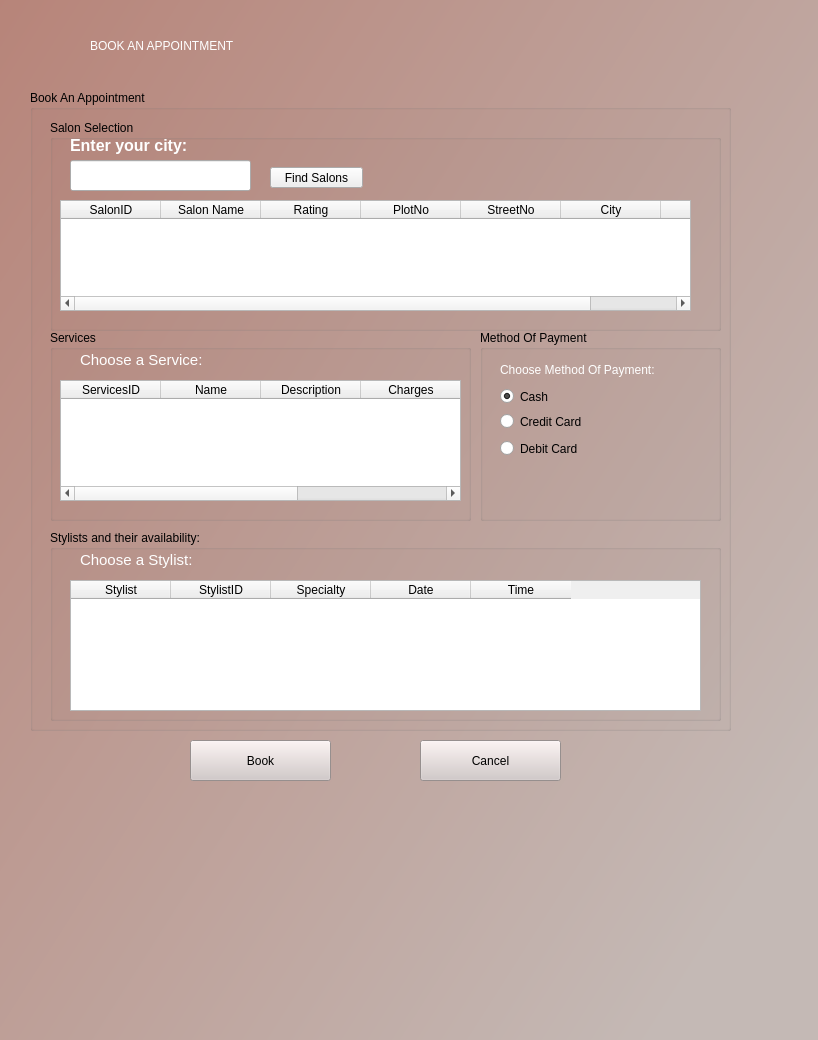
<?xml version="1.0" encoding="UTF-8"?>
<ui version="4.0">
 <class>Form</class>
 <widget class="QWidget" name="Form">
  <property name="geometry">
   <rect>
    <x>0</x>
    <y>0</y>
    <width>818</width>
    <height>1040</height>
   </rect>
  </property>
  <property name="windowTitle">
   <string>Form</string>
  </property>
  <widget class="QLabel" name="label">
   <property name="geometry">
    <rect>
     <x>0</x>
     <y>-10</y>
     <width>821</width>
     <height>1061</height>
    </rect>
   </property>
   <property name="styleSheet">
    <string notr="true">background-color: qlineargradient(spread:pad, x1:0, y1:0, x2:0.96, y2:0.789773, stop:0 rgba(183, 132, 121, 255), stop:1 rgba(196, 185, 181, 255));</string>
   </property>
   <property name="text">
    <string/>
   </property>
  </widget>
  <widget class="QLabel" name="label_2">
   <property name="geometry">
    <rect>
     <x>90</x>
     <y>0</y>
     <width>641</width>
     <height>91</height>
    </rect>
   </property>
   <property name="styleSheet">
    <string notr="true">font: 63 48pt &quot;Bahnschrift SemiBold Condensed&quot;;color:rgb(255, 255, 255)</string>
   </property>
   <property name="text">
    <string>BOOK AN APPOINTMENT</string>
   </property>
  </widget>
  <widget class="QGroupBox" name="groupBox">
   <property name="geometry">
    <rect>
     <x>30</x>
     <y>90</y>
     <width>701</width>
     <height>641</height>
    </rect>
   </property>
   <property name="title">
    <string>Book An Appointment</string>
   </property>
   <widget class="QGroupBox" name="groupBox_2">
    <property name="geometry">
     <rect>
      <x>20</x>
      <y>30</y>
      <width>671</width>
      <height>211</height>
     </rect>
    </property>
    <property name="title">
     <string>Salon Selection</string>
    </property>
    <widget class="QLabel" name="label_6">
     <property name="geometry">
      <rect>
       <x>20</x>
       <y>10</y>
       <width>241</width>
       <height>31</height>
      </rect>
     </property>
     <property name="styleSheet">
      <string notr="true">font: 14pt &quot;Nirmala UI Semilight&quot;;
color:rgb(255, 255, 255)</string>
     </property>
     <property name="text">
      <string>&lt;html&gt;&lt;head/&gt;&lt;body&gt;&lt;p&gt;&lt;span style=&quot; font-size:12pt; font-weight:600;&quot;&gt;Enter your city:&lt;/span&gt;&lt;/p&gt;&lt;/body&gt;&lt;/html&gt;</string>
     </property>
    </widget>
    <widget class="QTableWidget" name="salonList">
     <property name="geometry">
      <rect>
       <x>10</x>
       <y>80</y>
       <width>631</width>
       <height>111</height>
      </rect>
     </property>
     <column>
      <property name="text">
       <string>SalonID</string>
      </property>
     </column>
     <column>
      <property name="text">
       <string>Salon Name</string>
      </property>
     </column>
     <column>
      <property name="text">
       <string>Rating</string>
      </property>
     </column>
     <column>
      <property name="text">
       <string>PlotNo</string>
      </property>
     </column>
     <column>
      <property name="text">
       <string>StreetNo</string>
      </property>
     </column>
     <column>
      <property name="text">
       <string>City</string>
      </property>
     </column>
     <column>
      <property name="text">
       <string/>
      </property>
     </column>
    </widget>
    <widget class="QLabel" name="label_4">
     <property name="enabled">
      <bool>true</bool>
     </property>
     <property name="geometry">
      <rect>
       <x>-60</x>
       <y>200</y>
       <width>721</width>
       <height>81</height>
      </rect>
     </property>
     <property name="styleSheet">
      <string notr="true">font: 25 12pt &quot;Yu Gothic UI Light&quot;;
color:rgb(255, 255, 255)
</string>
     </property>
     <property name="text">
      <string>&lt;html&gt;&lt;head/&gt;&lt;body&gt;&lt;p&gt;&lt;span style=&quot; font-size:10pt;&quot;&gt;(To cancel an appointment an appointment, Click on your booking and Cancel Appointment)&lt;/span&gt;&lt;/p&gt;&lt;/body&gt;&lt;/html&gt;</string>
     </property>
    </widget>
    <widget class="QLineEdit" name="city">
     <property name="geometry">
      <rect>
       <x>20</x>
       <y>40</y>
       <width>181</width>
       <height>31</height>
      </rect>
     </property>
    </widget>
    <widget class="QPushButton" name="findSalons">
     <property name="geometry">
      <rect>
       <x>220</x>
       <y>47</y>
       <width>93</width>
       <height>21</height>
      </rect>
     </property>
     <property name="text">
      <string>Find Salons</string>
     </property>
    </widget>
   </widget>
   <widget class="QGroupBox" name="groupBox_4">
    <property name="geometry">
     <rect>
      <x>20</x>
      <y>240</y>
      <width>421</width>
      <height>191</height>
     </rect>
    </property>
    <property name="title">
     <string>Services</string>
    </property>
    <widget class="QLabel" name="label_11">
     <property name="geometry">
      <rect>
       <x>30</x>
       <y>20</y>
       <width>241</width>
       <height>21</height>
      </rect>
     </property>
     <property name="styleSheet">
      <string notr="true">font: 14pt &quot;Nirmala UI Semilight&quot;;
color:rgb(255, 255, 255)</string>
     </property>
     <property name="text">
      <string>&lt;html&gt;&lt;head/&gt;&lt;body&gt;&lt;p&gt;&lt;span style=&quot; font-size:11pt;&quot;&gt;Choose a Service:&lt;/span&gt;&lt;/p&gt;&lt;/body&gt;&lt;/html&gt;</string>
     </property>
    </widget>
    <widget class="QTableWidget" name="serviceList">
     <property name="geometry">
      <rect>
       <x>10</x>
       <y>50</y>
       <width>401</width>
       <height>121</height>
      </rect>
     </property>
     <column>
      <property name="text">
       <string>ServicesID</string>
      </property>
     </column>
     <column>
      <property name="text">
       <string>Name</string>
      </property>
     </column>
     <column>
      <property name="text">
       <string>Description</string>
      </property>
     </column>
     <column>
      <property name="text">
       <string>Charges</string>
      </property>
     </column>
     <column>
      <property name="text">
       <string>Duration</string>
      </property>
     </column>
    </widget>
   </widget>
   <widget class="QGroupBox" name="groupBox_6">
    <property name="geometry">
     <rect>
      <x>450</x>
      <y>240</y>
      <width>241</width>
      <height>191</height>
     </rect>
    </property>
    <property name="title">
     <string>Method Of Payment</string>
    </property>
    <widget class="QLabel" name="label_3">
     <property name="geometry">
      <rect>
       <x>20</x>
       <y>30</y>
       <width>201</width>
       <height>21</height>
      </rect>
     </property>
     <property name="styleSheet">
      <string notr="true">font: 14pt &quot;Nirmala UI Semilight&quot;;
color:rgb(255, 255, 255)</string>
     </property>
     <property name="text">
      <string>&lt;html&gt;&lt;head/&gt;&lt;body&gt;&lt;p&gt;&lt;span style=&quot; font-size:9pt;&quot;&gt;Choose Method Of Payment:&lt;/span&gt;&lt;/p&gt;&lt;/body&gt;&lt;/html&gt;</string>
     </property>
    </widget>
    <widget class="QRadioButton" name="COD">
     <property name="geometry">
      <rect>
       <x>20</x>
       <y>56</y>
       <width>131</width>
       <height>21</height>
      </rect>
     </property>
     <property name="text">
      <string>Cash</string>
     </property>
     <property name="checked">
      <bool>true</bool>
     </property>
    </widget>
    <widget class="QRadioButton" name="credit">
     <property name="geometry">
      <rect>
       <x>20</x>
       <y>76</y>
       <width>121</width>
       <height>31</height>
      </rect>
     </property>
     <property name="text">
      <string>Credit Card</string>
     </property>
    </widget>
    <widget class="QRadioButton" name="debit">
     <property name="geometry">
      <rect>
       <x>20</x>
       <y>110</y>
       <width>121</width>
       <height>17</height>
      </rect>
     </property>
     <property name="text">
      <string>Debit Card</string>
     </property>
    </widget>
   </widget>
   <widget class="QGroupBox" name="groupBox_7">
    <property name="geometry">
     <rect>
      <x>20</x>
      <y>440</y>
      <width>671</width>
      <height>191</height>
     </rect>
    </property>
    <property name="title">
     <string>Stylists and their availability:</string>
    </property>
    <widget class="QLabel" name="label_12">
     <property name="geometry">
      <rect>
       <x>30</x>
       <y>20</y>
       <width>241</width>
       <height>21</height>
      </rect>
     </property>
     <property name="styleSheet">
      <string notr="true">font: 14pt &quot;Nirmala UI Semilight&quot;;
color:rgb(255, 255, 255)</string>
     </property>
     <property name="text">
      <string>&lt;html&gt;&lt;head/&gt;&lt;body&gt;&lt;p&gt;&lt;span style=&quot; font-size:11pt;&quot;&gt;Choose a Stylist:&lt;/span&gt;&lt;/p&gt;&lt;/body&gt;&lt;/html&gt;</string>
     </property>
    </widget>
    <widget class="QTableWidget" name="stylist">
     <property name="geometry">
      <rect>
       <x>20</x>
       <y>50</y>
       <width>631</width>
       <height>131</height>
      </rect>
     </property>
     <column>
      <property name="text">
       <string>Stylist</string>
      </property>
     </column>
     <column>
      <property name="text">
       <string>StylistID</string>
      </property>
     </column>
     <column>
      <property name="text">
       <string>Specialty</string>
      </property>
     </column>
     <column>
      <property name="text">
       <string>Date</string>
      </property>
     </column>
     <column>
      <property name="text">
       <string>Time</string>
      </property>
     </column>
    </widget>
   </widget>
  </widget>
  <widget class="QPushButton" name="book">
   <property name="geometry">
    <rect>
     <x>190</x>
     <y>740</y>
     <width>141</width>
     <height>41</height>
    </rect>
   </property>
   <property name="styleSheet">
    <string notr="true">background-color: rgb(210, 200, 199);
font: 25 18pt &quot;Segoe UI Light&quot;;</string>
   </property>
   <property name="text">
    <string>Book</string>
   </property>
  </widget>
  <widget class="QPushButton" name="Cancel">
   <property name="geometry">
    <rect>
     <x>420</x>
     <y>740</y>
     <width>141</width>
     <height>41</height>
    </rect>
   </property>
   <property name="styleSheet">
    <string notr="true">background-color: rgb(210, 200, 199);
font: 25 18pt &quot;Segoe UI Light&quot;;</string>
   </property>
   <property name="text">
    <string>Cancel</string>
   </property>
  </widget>
 </widget>
 <resources/>
 <connections/>
</ui>
